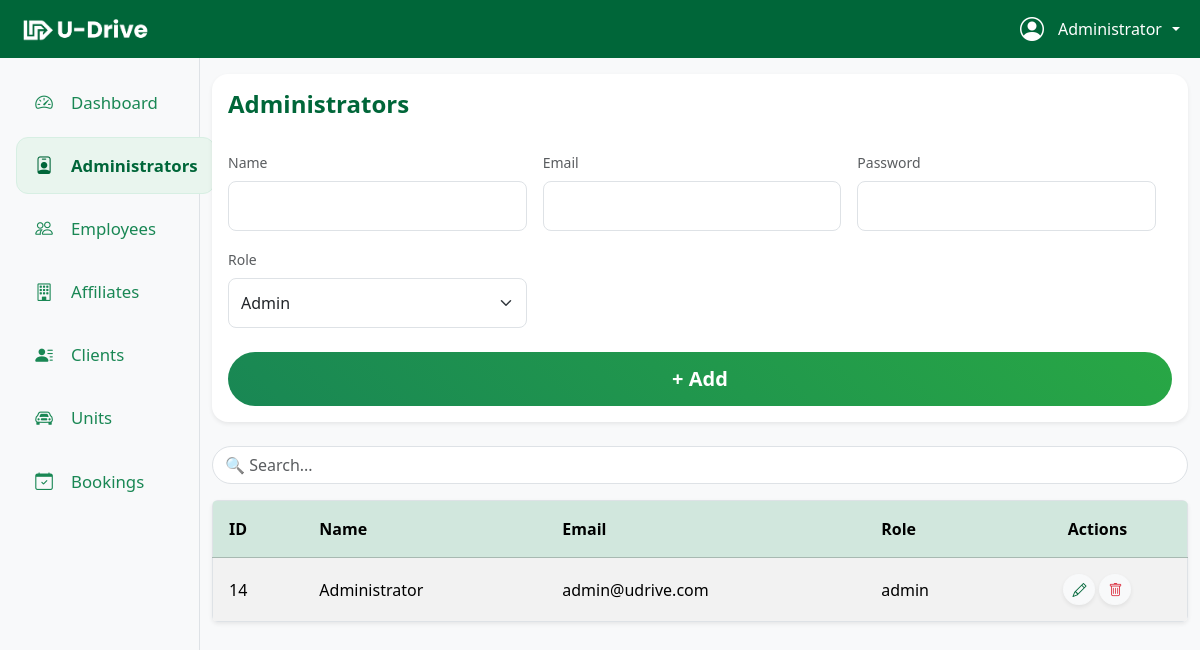
Screenshot of /admin/index.php?tab=admins (signed in) with the database file from the repository.
### tables this page shows
CREATE TABLE `users` (
  `id` int(11) NOT NULL,
  `name` varchar(120) NOT NULL,
  `email` varchar(160) NOT NULL,
  `phone` varchar(120) NOT NULL,
  `password_hash` varchar(255) NOT NULL,
  `role` enum('admin','employee','client') NOT NULL DEFAULT 'admin',
  `created_at` timestamp NULL DEFAULT current_timestamp()
);

### includes/functions.php (called while the page is built, shortened)
<?php
require_once __DIR__ . '/db.php';
function esc($str) { return htmlspecialchars($str ?? '', ENT_QUOTES, 'UTF-8'); }
function current_user() { return $_SESSION['user'] ?? null; }
function has_role($role) {
    $u = current_user();
    return $u && isset($u['role']) && $u['role'] === $role;
}
function fetch_all($sql, $params = [], $types = ''){
    global $mysqli;
    $stmt = $mysqli->prepare($sql);
    $stmt->execute();
    $res = $stmt->get_result();
    $rows = $res ? $res->fetch_all(MYSQLI_ASSOC) : [];
    return $rows;
}
?>

### admin/index.php (the view, shortened to what this page needs)
<?php
include __DIR__ . '/partials.php';
$tab = $_GET['tab'] ?? 'dashboard';
function crud_table($title, $table, $fields, $labels, $selectSql, $formDefaults = [], $tab = 'dashboard', $pagination = false) {
    $allowAdd = !in_array($table, ['admins','employees']) || has_role('admin');
    $itemsPerPage = 10;
    $currentPage = intval($_GET['page'] ?? 1);
    $offset = ($currentPage - 1) * $itemsPerPage;
    $paginatedSql = $selectSql . " LIMIT $itemsPerPage OFFSET $offset";
    echo "<div class='content-section mb-4'>";
    echo "<div class='card p-3 shadow-sm border-0 rounded-4 mb-3'><h2 class='h4 fw-bold mb-3'>".esc($title)."</h2>";
    if ($allowAdd) {
        $form_enctype = ($table === 'units') ? 'enctype="multipart/form-data"' : '';
        echo "<form method='post' $form_enctype class='row g-3'>
                <input type='hidden' name='__table' value='".esc($table)."'>";
        echo "<div class='row g-3'>";
        foreach ($fields as $f) {
            $val = esc($_POST[$f] ?? $formDefaults[$f] ?? '');
            $form_label = ($f === 'affiliate_id') ? 'Affiliate' : ($labels[$f] ?? ucfirst($f));
            echo "<div class='col-md-4'>
                    <label class='form-label small text-muted'>".esc($form_label)."</label>";
            if (str_contains($f,'password')) {
                echo "<input type='password' name='$f' class='form-control'>";
            } elseif ($f==='email') {
                echo "<input type='email' name='$f' class='form-control' value='$val'>";
            } elseif ($f==='role') {
                echo "<select name='role' class='form-select'><option value='admin'>Admin</option><option value='employee'>Employee</option></select>";
            } elseif ($f==='status') {
                echo "<select name='status' class='form-select'><option value='available'>Available</option><option value='booked'>Booked</option></select>";
            } elseif ($f==='image') {
                echo "<input type='file' name='image' class='form-control' accept='image/*'>";
            } else {
                echo "<input type='text' name='$f' class='form-control' value='$val'>";
            }
            echo "</div>";
        }
        echo "</div>";
        echo "<div class='col-12 mt-4'><button class='btn btn-lg w-100 rounded-pill btn-custom-add'>+ Add</button></div>
              </form>";
    }
    echo "</div>";
    $rows = fetch_all($pagination ? $paginatedSql : $selectSql);
    echo "<div class='d-flex justify-content-end align-items-center mb-2 py-2'>
              <input type='text' id='search_$table' class='form-control w-100 rounded-pill' placeholder='🔍 Search...' oninput='filterTable(\"$table\")'>
          </div>";
    echo "<div class='table-responsive shadow-sm rounded-2'>
              <table id='table_$table' class='table table-striped table-hover align-middle border mb-0 table-lg'>
                <thead class='table-success'><tr>";
    foreach ($labels as $lab) echo "<th class='small fw-bold'>".esc($lab)."</th>";
    echo "<th class='small fw-bold text-center'>Actions</th></tr></thead><tbody>";
    foreach ($rows as $r) {
        echo "<tr>";
        foreach (array_keys($labels) as $f) {
            if ($table === 'units' && $f === 'image') {
                $imgSrc = !empty($r['image_url']) ? "../public/" . esc($r['image_url']) : '';
                echo "<td class='text-center'>";
                if ($imgSrc) {
                    echo "<img src='$imgSrc' alt='Unit Image' style='max-width: 80px; height: auto; border-radius: 4px;'>";
                } else {
                    echo "No Image";
                }
                echo "</td>";
            } else {
                $displayValue = ($f === 'affiliate_name' && empty($r[$f])) ? 'N/A' : esc($r[$f] ?? '');
                echo "<td class='text-truncate' style='max-width:180px;' title='".esc($r[$f]??'')."'>".esc($displayValue)."</td>";
            }
        }
        echo "<td class='text-nowrap text-center'>
                    <div class='d-flex justify-content-center gap-1'>
                      <a class='btn btn-light btn-sm rounded-circle shadow-sm' href='edit.php?t=$table&id=".$r['id']."&tab=$tab' title='Edit'><i class='bi bi-pencil text-primary'></i></a>
                      <a class='btn btn-light btn-sm rounded-circle shadow-sm' href='remove.php?t=$table&id=".$r['id']."' title='Delete' onclick='return confirm(\"Are you sure?\")'><i class='bi bi-trash text-danger'></i></a>
                    </div>
                  </td></tr>";
    }
    echo "</tbody></table></div>";
    echo "</div>";
}
switch ($tab) {
    case 'admins':
        if (has_role('admin')) {
            crud_table('Administrators','users',['name','email','password','role'],
              ['id'=>'ID','name'=>'Name','email'=>'Email','role'=>'Role'],
              "SELECT id,name,email,role FROM users WHERE role='admin' ORDER BY id ASC",['role'=>'admin'],$tab);
        }
        break;
}
?>
<?php include __DIR__.'/footer.php'; ?>

### admin/assets/combined.css (style rules this page uses)
:root { --green:#006639;--white:#ffffff;--light:#e7e7e7;--text:#000000 }
body { font-family:system-ui,-apple-system,Segoe UI,Roboto,Ubuntu;color:var(--text);display:flex;flex-direction:column;min-height:100vh;margin:0;background-color:#f8f9fa }
a { text-decoration:none }
.text-primary,.link-primary,h1,h2,h3,h4 { color:var(--green) !important }
.card { border:1px solid #f0f0f0;border-radius:0.75rem;box-shadow:0 2px 6px rgba(0,0,0,0.05) }
form .form-control,form .form-select,form textarea { padding:0.75rem;border-radius:0.5rem }
form label { font-weight:500;margin-bottom:0.25rem }

### admin/index.php (style rules this page uses)
.btn-custom-add { background: linear-gradient(45deg, #198754, #28a745); border: none; color: #fff; font-weight: bold; padding: 12px 24px; transition: all 0.3s ease; }
.table-lg tr th, .table-lg tr td { font-size: 1rem; padding: 1rem; }

### rows the page displays
users: id "14", name "Administrator", email "admin@udrive.com", role "admin"

### other values shown
current_user()['name'] "Administrator"
$title "Administrators"
$form_label "Name"
$form_label "Email"
$form_label "Password"
$form_label "Role"
$lab "ID"
$lab "Name"
$lab "Email"
$lab "Role"
